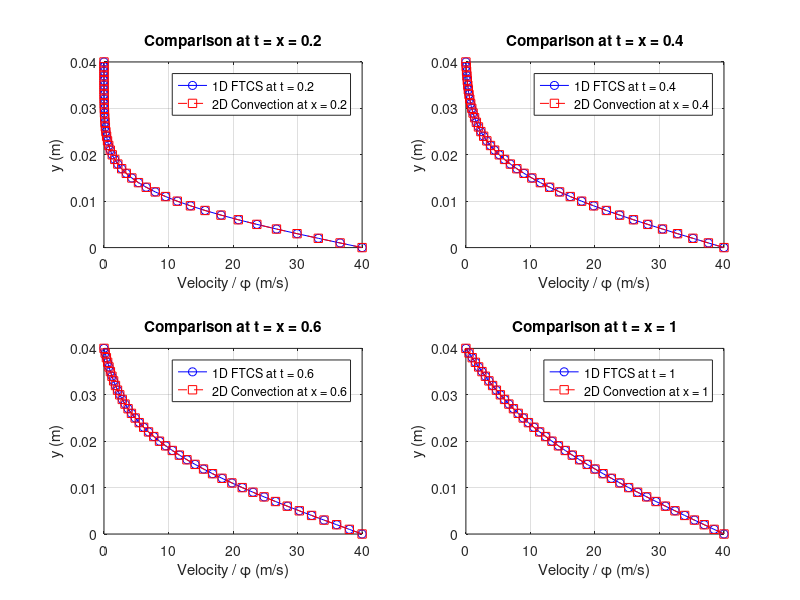

Source code (MATLAB): (Note: this script raises an error after producing the figure.)
clc; clear; close all

%% Parameters for both problems
nu = 0.000217;      % Kinematic viscosity
h = 0.04;           % Height of channel
u0 = 40;            % Bottom wall velocity (Couette) / Inlet BC (convection)
Ny = 41;            % Number of grid points in y
dy = h / (Ny - 1);
y = linspace(0, h, Ny);

t_plot = [0.2, 0.4, 0.6, 1.0];   % time/x locations to sample

%% -------------------------------
%% Part 1: 1D Couette Flow (FTCS)
%% -------------------------------
dt = 0.002;
Nt = ceil(max(t_plot) / dt) + 1;
d = nu * dt / dy^2;

u_ftcs = zeros(Ny, Nt);
u_ftcs(1, :) = u0;   % Bottom wall BC

for n = 1:Nt-1
    for j = 2:Ny-1
        u_ftcs(j, n+1) = u_ftcs(j, n) + d * (u_ftcs(j+1, n) - 2*u_ftcs(j, n) + u_ftcs(j-1, n));
    end
    u_ftcs(1, n+1) = u0;
    u_ftcs(end, n+1) = 0;
end

%% ---------------------------------------
%% Part 2: 2D Convection-Diffusion (Steady)
%% ---------------------------------------
L = 1.0;                 % Length in x-direction
Nx = 1000;
dx = L / (Nx - 1);
x = linspace(0, L, Nx);
U = 1.0;                 % Constant x-velocity

d = nu * dx / (U * dy^2);
fprintf('The Diffusion Number/ The Numerical Stability (d) = %.4f\n', d)
if d <1/2
    fprintf('The solution is Stable (i.e d = %.4f )for Nx = %.4f\n', d,Nx);
else
    fprintf('Unstabel solution(i.e d = %.4f )for Nx = %f ) = %.4f\n', d,Nx);
end

phi = zeros(Ny, Nx);
phi(1,1) = u0;           % φ = 40 at bottom inlet (analogous to initial u=40)
phi(2:end,1) = 0;        % Elsewhere inlet = 0

for i = 1:Nx-1
    for j = 2:Ny-1
        phi_yy = (phi(j+1,i) - 2*phi(j,i) + phi(j-1,i)) / dy^2;
        phi(j,i+1) = phi(j,i) + dx/U * nu * phi_yy;
    end
    phi(1,i+1) = u0;    % bottom wall
    phi(end,i+1) = 0;   % top wall
end

%% -------------------------
%% Comparison Plotting
%% -------------------------
x_sample = t_plot;  % Since x = t in analogy

figure
for k = 1:length(t_plot)
    t_idx = round(t_plot(k)/dt) + 1;
    x_idx = round(x_sample(k)/dx) + 1;

    subplot(2,2,k)
    plot(u_ftcs(:, t_idx), y, 'b-o', 'DisplayName', ['1D FTCS at t = ' num2str(t_plot(k))])
    hold on
    plot(phi(:, x_idx), y, 'r--s', 'DisplayName', ['2D Convection at x = ' num2str(x_sample(k))])
    xlabel('Velocity / \phi (m/s)')
    ylabel('y (m)')
    title(['Comparison at t = x = ' num2str(t_plot(k))])
    legend; grid on
end

sgtitle('Comparison: 1D Couette (FTCS) vs 2D Convection-Diffusion')
